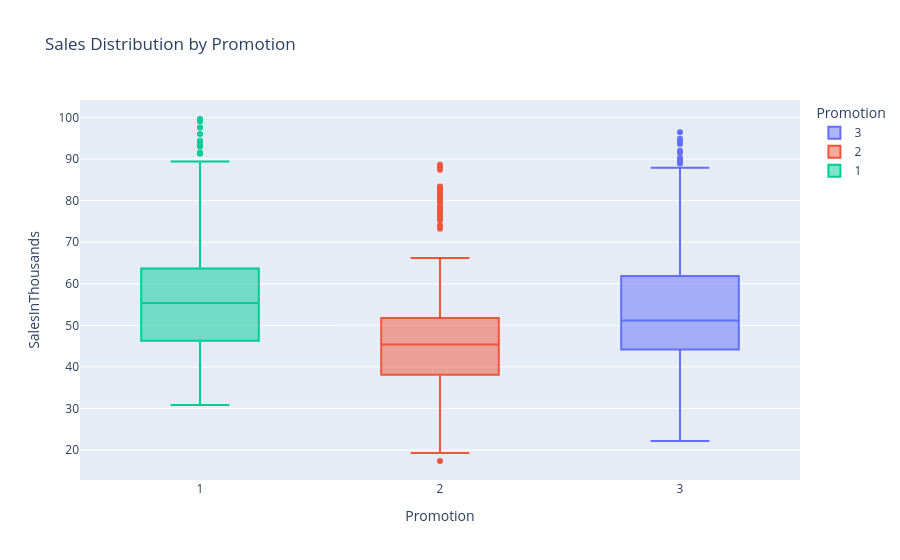

The notebook cell saved with this chart:
### Code cell
fig = px.box(
    df,
    x = "Promotion",
    y = "SalesInThousands",
    color = "Promotion",
    title = "Sales Distribution by Promotion" 
)

fig

### Figure 1 — Plotly figure (JSON) as saved in the notebook; plotly's stock layout.template omitted (floating-point values rounded to 4 significant figures; data arrays with more than 128 entries replaced by an {"elided": "..."} marker saying what was removed)
{"data": [{"alignmentgroup": "True", "hovertemplate": "Promotion=%{x}<br>SalesInThousands=%{y}<extra></extra>", "legendgroup": "3", "marker": {"color": "#636efa"}, "name": "3", "notched": false, "offsetgroup": "3", "orientation": "v", "showlegend": true, "type": "box", "x": {"elided": "188 int values"}, "x0": " ", "xaxis": "x", "y": {"elided": "188 float values"}, "y0": " ", "yaxis": "y"}, {"alignmentgroup": "True", "hovertemplate": "Promotion=%{x}<br>SalesInThousands=%{y}<extra></extra>", "legendgroup": "2", "marker": {"color": "#EF553B"}, "name": "2", "notched": false, "offsetgroup": "2", "orientation": "v", "showlegend": true, "type": "box", "x": {"elided": "188 int values"}, "x0": " ", "xaxis": "x", "y": {"elided": "188 float values"}, "y0": " ", "yaxis": "y"}, {"alignmentgroup": "True", "hovertemplate": "Promotion=%{x}<br>SalesInThousands=%{y}<extra></extra>", "legendgroup": "1", "marker": {"color": "#00cc96"}, "name": "1", "notched": false, "offsetgroup": "1", "orientation": "v", "showlegend": true, "type": "box", "x": {"elided": "172 int values"}, "x0": " ", "xaxis": "x", "y": {"elided": "172 float values"}, "y0": " ", "yaxis": "y"}], "layout": {"boxmode": "overlay", "legend": {"title": {"text": "Promotion"}, "tracegroupgap": 0}, "title": {"text": "Sales Distribution by Promotion"}, "xaxis": {"anchor": "y", "categoryarray": [3, 2, 1], "categoryorder": "array", "domain": [0, 1], "title": {"text": "Promotion"}}, "yaxis": {"anchor": "x", "domain": [0, 1], "title": {"text": "SalesInThousands"}}}}
